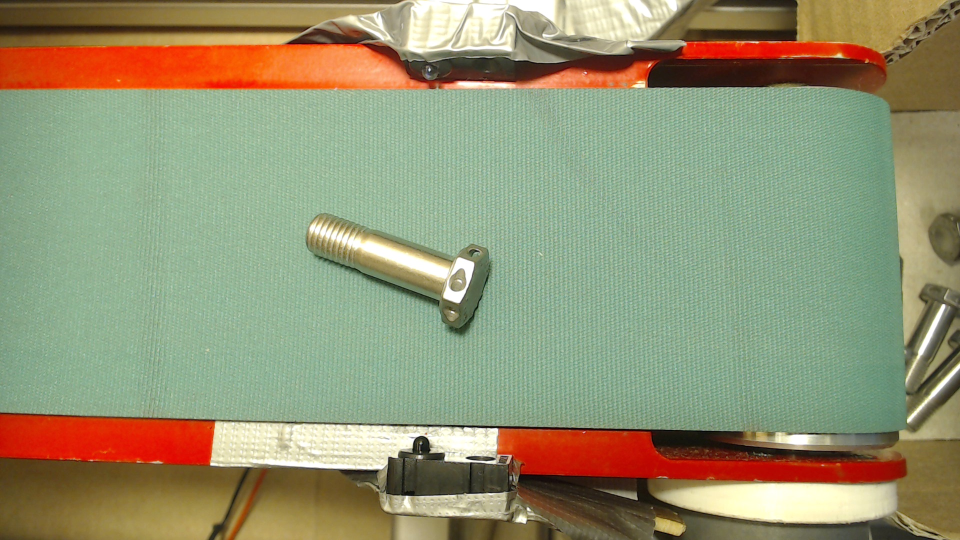
#> input picture image_data_green/nas6305-10/29.jpg, 1920 x 1080 px, given in place of 1.jpg, which was not available (shown at 1/2 size)
$ python green_screen_example.py
#> lines starting #> are read from the running program, lines starting #| are printed output that depends on the picture; after the words box and inside, x2 and y2 are one past the last pixel; in counts of white or black regions, pixels touching at a corner belong together; pictures that were not available may be replaced by others from this repository, and a replacement may not be noted
#> further down, img is the input picture: shape (1080, 1920, 3); mean B, G, R 114.7, 147.1, 147.6
### crop_single_file.py
import imageio
import cv2.cv2 as cv2

def crop(img, x=100, y=200, width=600, height=600, ):
#> called with x = 0, y = 200, width = 1600, height = 600
    return img[y:y + height, x:x + width]
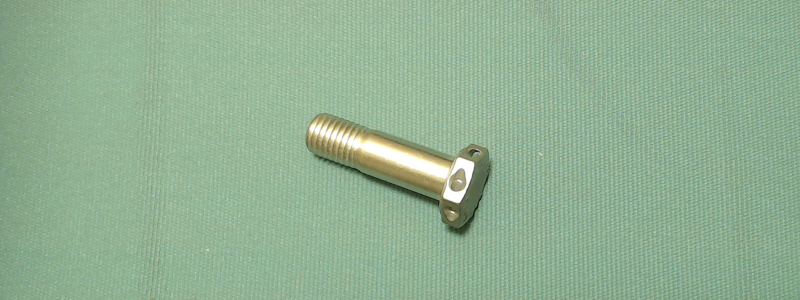
#> returned value: shape (600, 1600, 3) (shown at 1/2 size); mean of channels 0, 1, 2 147.6, 176.7, 145.8; drawn as B, G, R
#> call 2 of crop, with x = 700, y = 0, width = 500, height = 500
#> in crop (call 2), `return img[y:y + height, x:x + width]`:
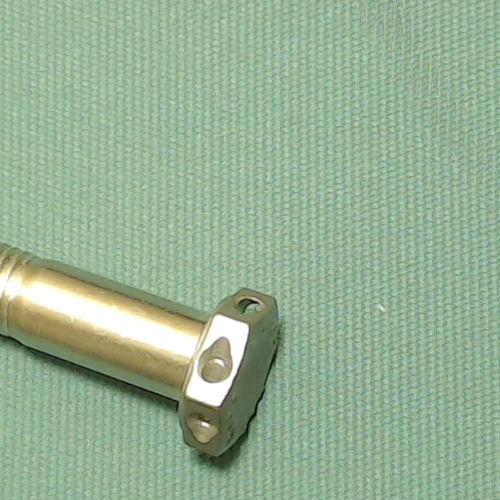
#> returned value: shape (500, 500, 3); mean of channels 0, 1, 2 148.6, 177.1, 149.6; drawn as B, G, R

### green_screen/mask.py
# source https://medium.com/fnplus/blue-or-green-screen-effect-with-open-cv-chroma-keying-94d4a6ab2743
from cv2 import cv2
import matplotlib.pyplot as plt
import numpy as np

# sample_image = 6
# file_name = 'img/sample_' + str(sample_image) + '.jpg'
# image = cv2.imread(file_name)
#
# print('Image type: ', type(image),
#       'Image Dimensions : ', image.shape)
#
# # option 1
# lower_blue = np.array([0, 100, 0])     #  [B value, G value, R value]
# upper_blue = np.array([120, 255, 100])
#
# mask = cv2.inRange(image, lower_blue, upper_blue)
# cv2.imshow('mask', mask)
#
# cv2.imshow('image', image)
# cv2.waitKey(100)

# option 2


def mask(image, threshold=35, imshow=False):
      # https://codereview.stackexchange.com/questions/184044/processing-an-image-to-extract-green-screen-mask/184059#184059
#> called with threshold = 100, imshow = True
      img = image
      empty_img = np.zeros_like( img )
      red, green, blue = (2, 1, 0)

      reds = img[:, :, red]
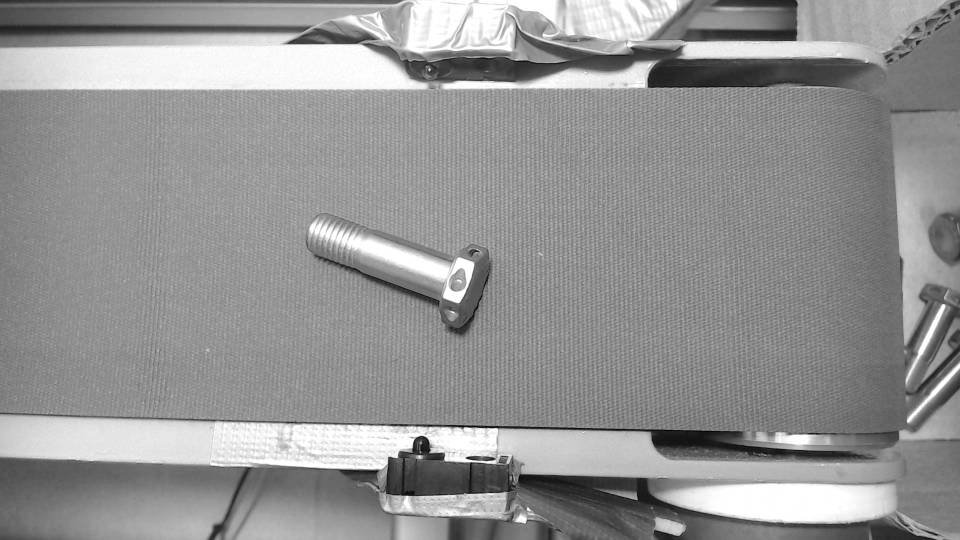
#> reds: shape (1080, 1920) (shown at 1/2 size); min 0, max 255, mean 147.6
      greens = img[:, :, green]
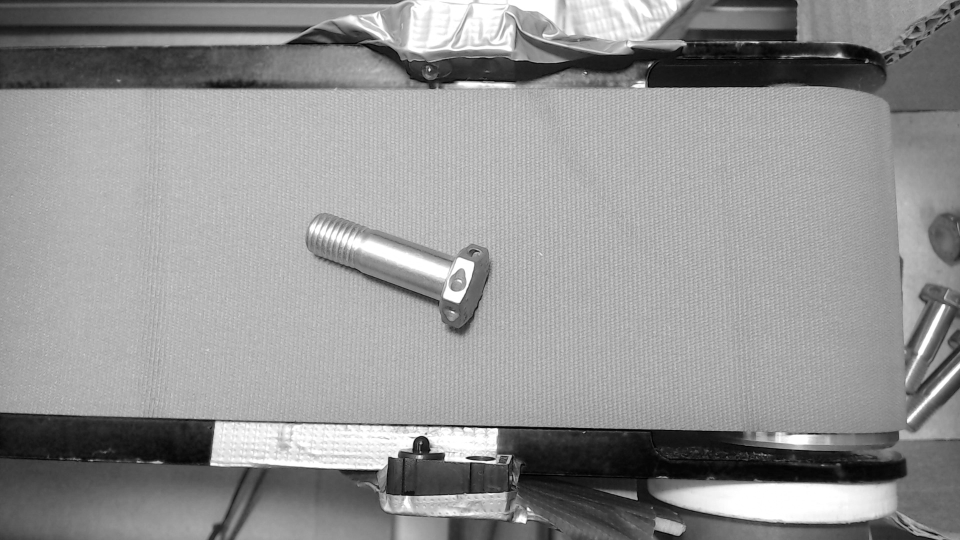
#> greens: shape (1080, 1920) (shown at 1/2 size); min 0, max 255, mean 147.1
      blues = img[:, :, blue]
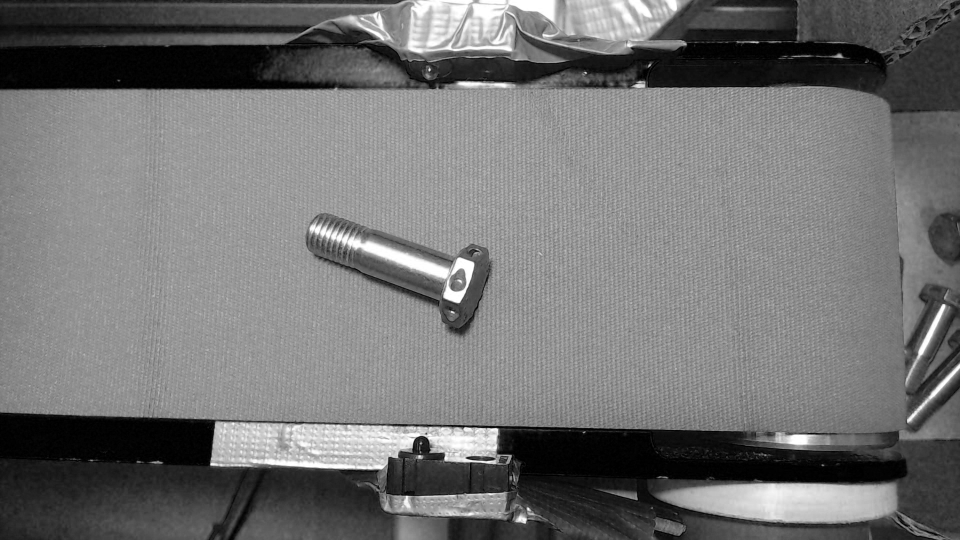
#> blues: shape (1080, 1920) (shown at 1/2 size); min 0, max 255, mean 114.7

      mask = (greens < threshold) | (reds > greens) | (blues > greens)
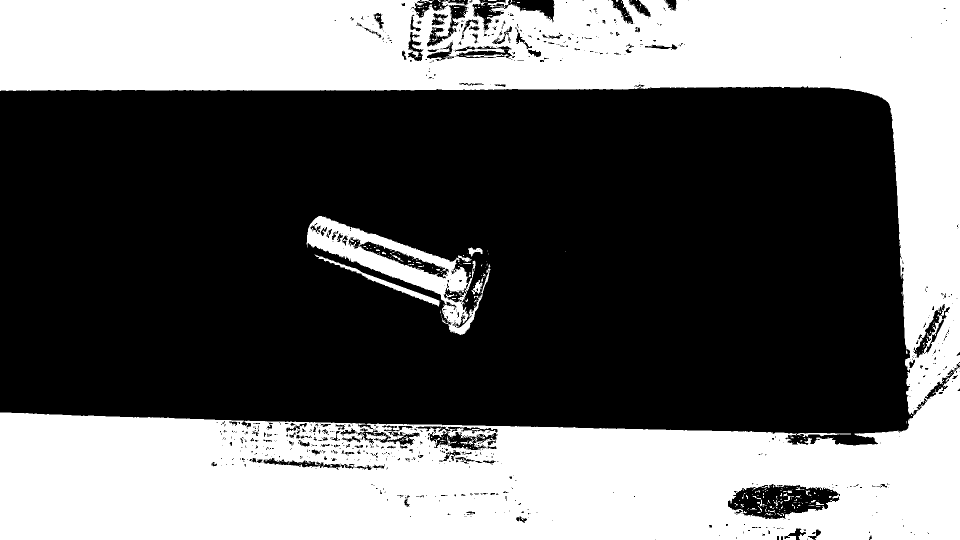
#> mask: shape (1080, 1920) bool (shown at 1/2 size); 40.9% white; 489 white regions (449 under 20 px), largest, box (x1, y1, x2, y2) and area: (0, 0, 1920, 1080) 821677, (613, 432, 981, 670) 20427, (629, 509, 879, 613) 2079

      # result = np.where(mask, 255, 0)
      empty_img[mask] = (255, 255, 255)
      if imshow:
            cv2.imshow( 'image', image )
            cv2.imshow( 'mask2', empty_img )

      return empty_img

### green_screen_example.py
import green_screen
from crop_single_file import crop
from cv2 import cv2

for i in range(1, 50):
    img = cv2.imread('image_data_green/nas6305-10/' + str(i) + '.jpg')

    img_crop = crop(img, 0, 200, 1600, 600)
    crop_square = crop(img_crop, 700, 0, 500, 500)
    mask = green_screen.mask(img, threshold=100, imshow=True)

    cv2.imshow('img_crop', img_crop)
    cv2.imshow('crop_square', crop_square)
    cv2.waitKey(0)
#> pass 2 of the loop `for i in range(1, 50):`:
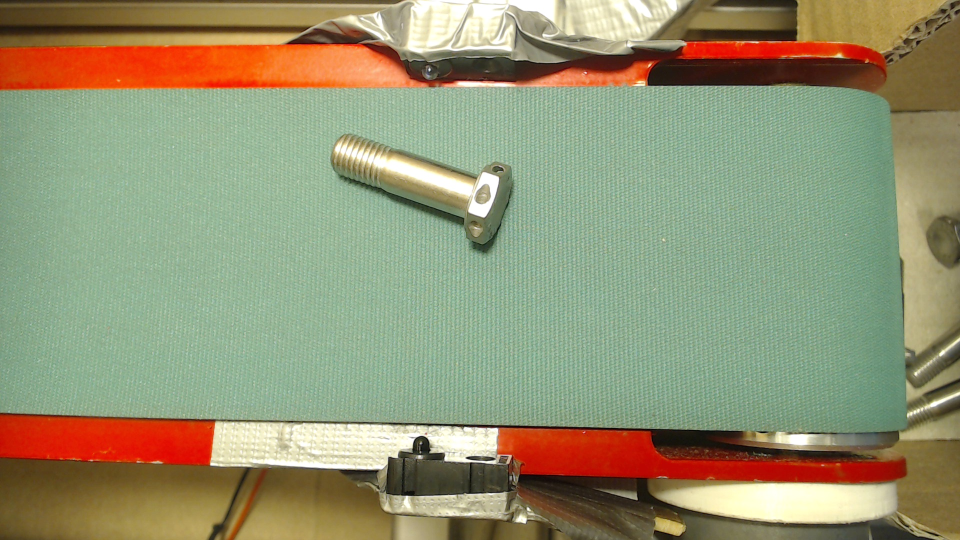
#> input picture image_data_green/nas6305-10/30.jpg, 1920 x 1080 px, given in place of 2.jpg, which was not available (shown at 1/2 size)
#> img is the input picture: shape (1080, 1920, 3); mean B, G, R 114.9, 147.3, 147.8
#> in mask (call 2), `blues = img[:, :, blue]`:
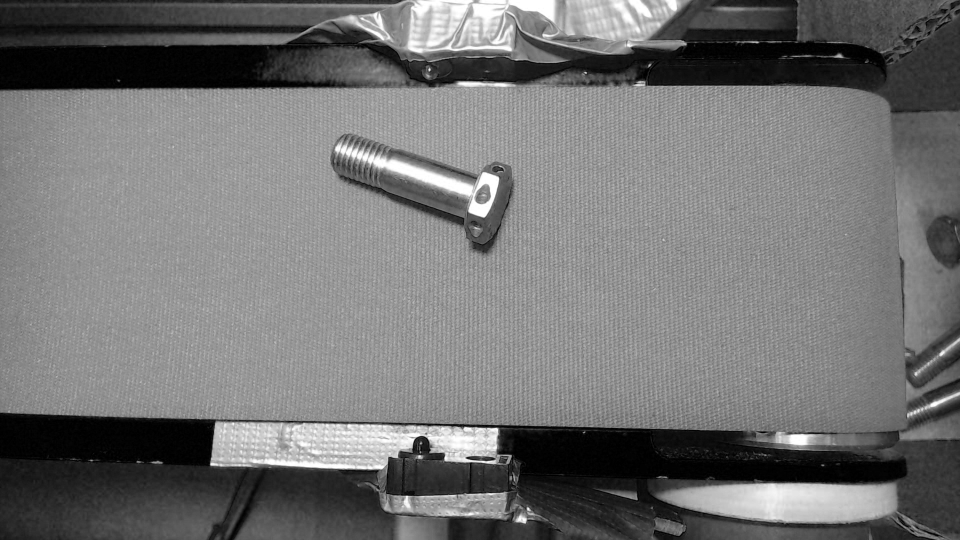
#> blues: shape (1080, 1920) (shown at 1/2 size); min 0, max 255, mean 114.9
#> in mask (call 2), `mask = (greens < threshold) | (reds > greens) | (blues > greens)`:
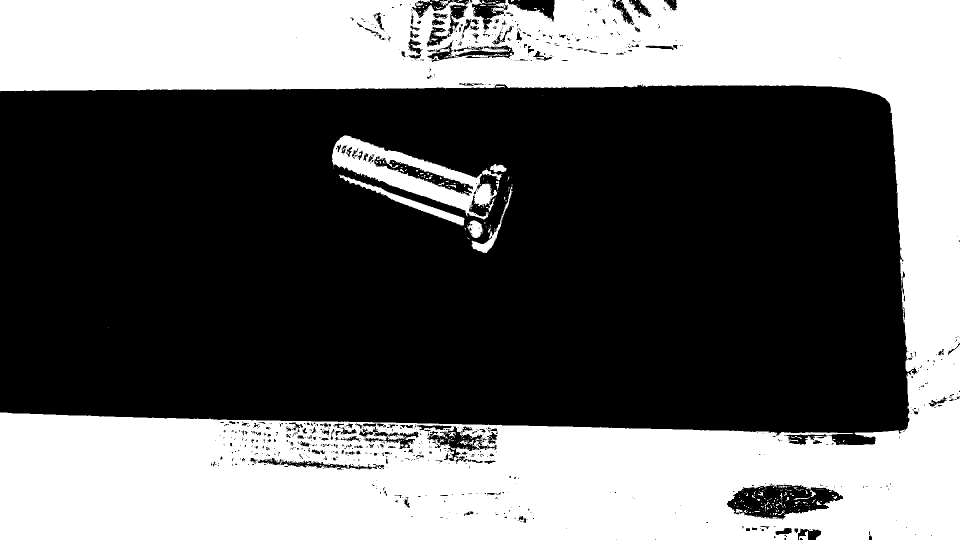
#> mask: shape (1080, 1920) bool (shown at 1/2 size); 40.8% white; 505 white regions (470 under 20 px), largest, box (x1, y1, x2, y2) and area: (0, 0, 1920, 1080) 820642, (664, 271, 1004, 439) 17311, (678, 349, 929, 451) 3030
#> (the run stopped early here; a loop or call above may not have finished)
